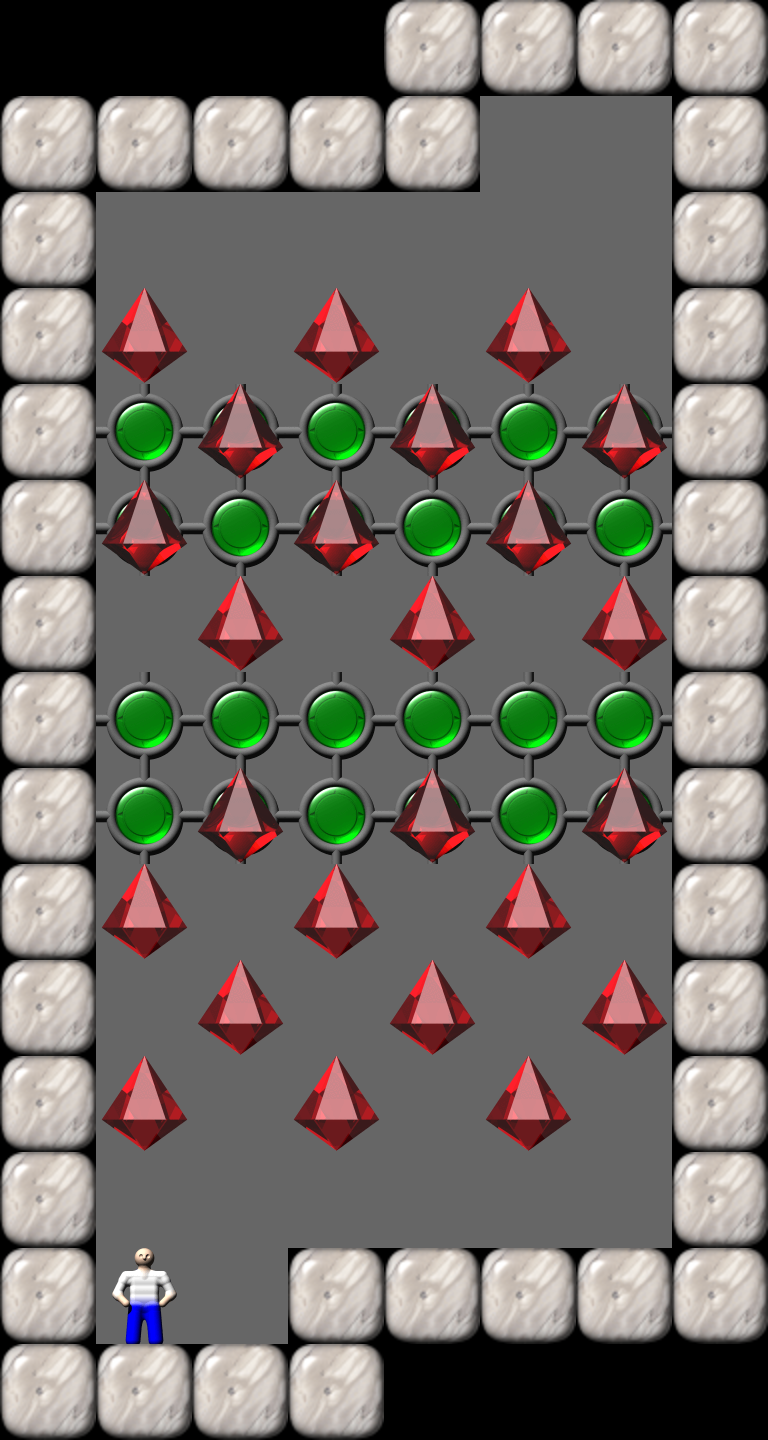

Rendered tile map (Tiled .tmx) drawn with the repository's tilesets; below, a short description and the map source with its tile grids summarised:
An orthogonal 8x15 tile map with 96x96 px tiles, 1 tile layer (Tile Layer 1).

<map version="1.0" orientation="orthogonal" width="8" height="15" tilewidth="96" tileheight="96">
  <properties>
    <property name="Title" value="17" />
  </properties>
  <tileset source="Sokoban.tsx" firstgid="1" />
  <layer name="Tile Layer 1" width="8" height="15">
    <data>[120 cells, 120 non-empty, 7 distinct tile ids]</data>
  </layer>
</map>
